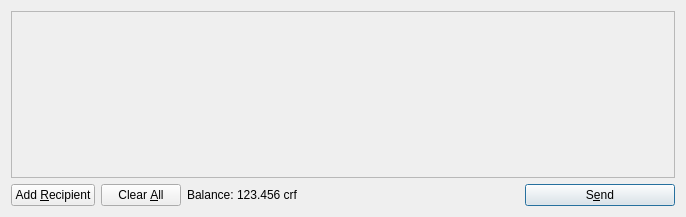
<?xml version="1.0" encoding="UTF-8"?>
<ui version="4.0">
 <class>SendCoinsDialog</class>
 <widget class="QDialog" name="SendCoinsDialog">
  <property name="geometry">
   <rect>
    <x>0</x>
    <y>0</y>
    <width>686</width>
    <height>217</height>
   </rect>
  </property>
  <property name="windowTitle">
   <string>Send Coins</string>
  </property>
  <layout class="QVBoxLayout" name="verticalLayout">
   <item>
    <widget class="QScrollArea" name="scrollArea">
     <property name="widgetResizable">
      <bool>true</bool>
     </property>
     <widget class="QWidget" name="scrollAreaWidgetContents">
      <property name="geometry">
       <rect>
        <x>0</x>
        <y>0</y>
        <width>666</width>
        <height>165</height>
       </rect>
      </property>
      <layout class="QVBoxLayout" name="verticalLayout_2">
       <property name="margin">
        <number>0</number>
       </property>
       <item>
        <layout class="QVBoxLayout" name="entries">
         <property name="spacing">
          <number>6</number>
         </property>
        </layout>
       </item>
       <item>
        <spacer name="verticalSpacer">
         <property name="orientation">
          <enum>Qt::Vertical</enum>
         </property>
         <property name="sizeHint" stdset="0">
          <size>
           <width>20</width>
           <height>40</height>
          </size>
         </property>
        </spacer>
       </item>
      </layout>
     </widget>
    </widget>
   </item>
   <item>
    <layout class="QHBoxLayout" name="horizontalLayout">
     <item>
      <widget class="QPushButton" name="addButton">
       <property name="toolTip">
        <string>Send to multiple recipients at once</string>
       </property>
       <property name="text">
        <string>Add &amp;Recipient</string>
       </property>
       <property name="icon">
        <iconset resource="../bitcoin.qrc">
         <normaloff>:/icons/add</normaloff>:/icons/add</iconset>
       </property>
       <property name="autoDefault">
        <bool>false</bool>
       </property>
      </widget>
     </item>
     <item>
      <widget class="QPushButton" name="clearButton">
       <property name="sizePolicy">
        <sizepolicy hsizetype="Minimum" vsizetype="Fixed">
         <horstretch>0</horstretch>
         <verstretch>0</verstretch>
        </sizepolicy>
       </property>
       <property name="toolTip">
        <string>Remove all transaction fields</string>
       </property>
       <property name="text">
        <string>Clear &amp;All</string>
       </property>
       <property name="icon">
        <iconset resource="../bitcoin.qrc">
         <normaloff>:/icons/remove</normaloff>:/icons/remove</iconset>
       </property>
       <property name="autoRepeatDelay">
        <number>300</number>
       </property>
       <property name="autoDefault">
        <bool>false</bool>
       </property>
      </widget>
     </item>
     <item>
      <layout class="QHBoxLayout" name="horizontalLayout_2">
       <property name="spacing">
        <number>3</number>
       </property>
       <item>
        <widget class="QLabel" name="label">
         <property name="text">
          <string>Balance:</string>
         </property>
        </widget>
       </item>
       <item>
        <widget class="QLabel" name="labelBalance">
         <property name="cursor">
          <cursorShape>IBeamCursor</cursorShape>
         </property>
         <property name="text">
          <string>123.456 crf</string>
         </property>
         <property name="textInteractionFlags">
          <set>Qt::LinksAccessibleByMouse|Qt::TextSelectableByKeyboard|Qt::TextSelectableByMouse</set>
         </property>
        </widget>
       </item>
      </layout>
     </item>
     <item>
      <spacer name="horizontalSpacer">
       <property name="orientation">
        <enum>Qt::Horizontal</enum>
       </property>
       <property name="sizeHint" stdset="0">
        <size>
         <width>40</width>
         <height>20</height>
        </size>
       </property>
      </spacer>
     </item>
     <item>
      <widget class="QPushButton" name="sendButton">
       <property name="minimumSize">
        <size>
         <width>150</width>
         <height>0</height>
        </size>
       </property>
       <property name="toolTip">
        <string>Confirm the send action</string>
       </property>
       <property name="text">
        <string>S&amp;end</string>
       </property>
       <property name="icon">
        <iconset resource="../bitcoin.qrc">
         <normaloff>:/icons/send</normaloff>:/icons/send</iconset>
       </property>
       <property name="default">
        <bool>true</bool>
       </property>
      </widget>
     </item>
    </layout>
   </item>
  </layout>
 </widget>
 <resources>
  <include location="../bitcoin.qrc"/>
 </resources>
 <connections/>
</ui>
